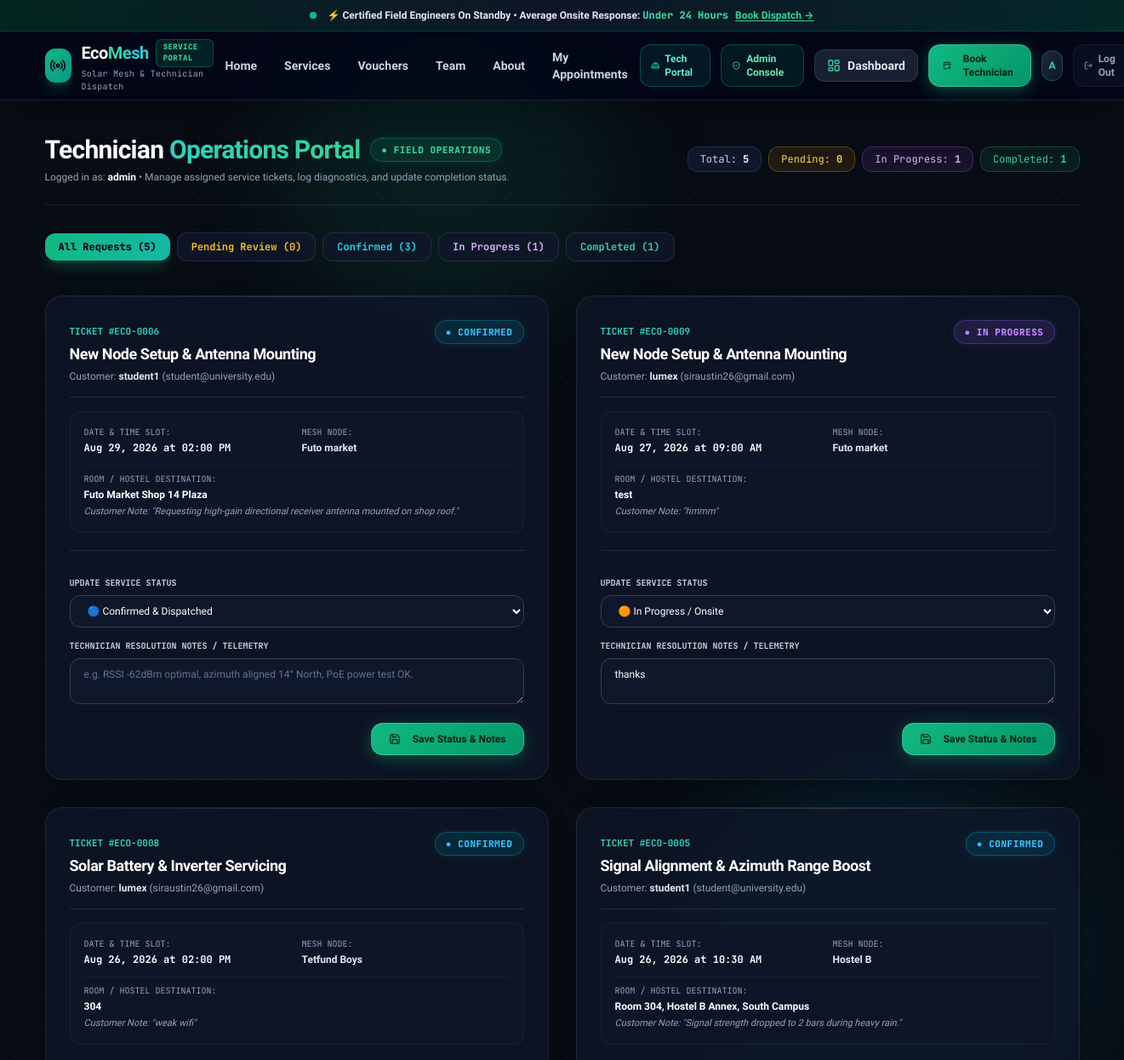
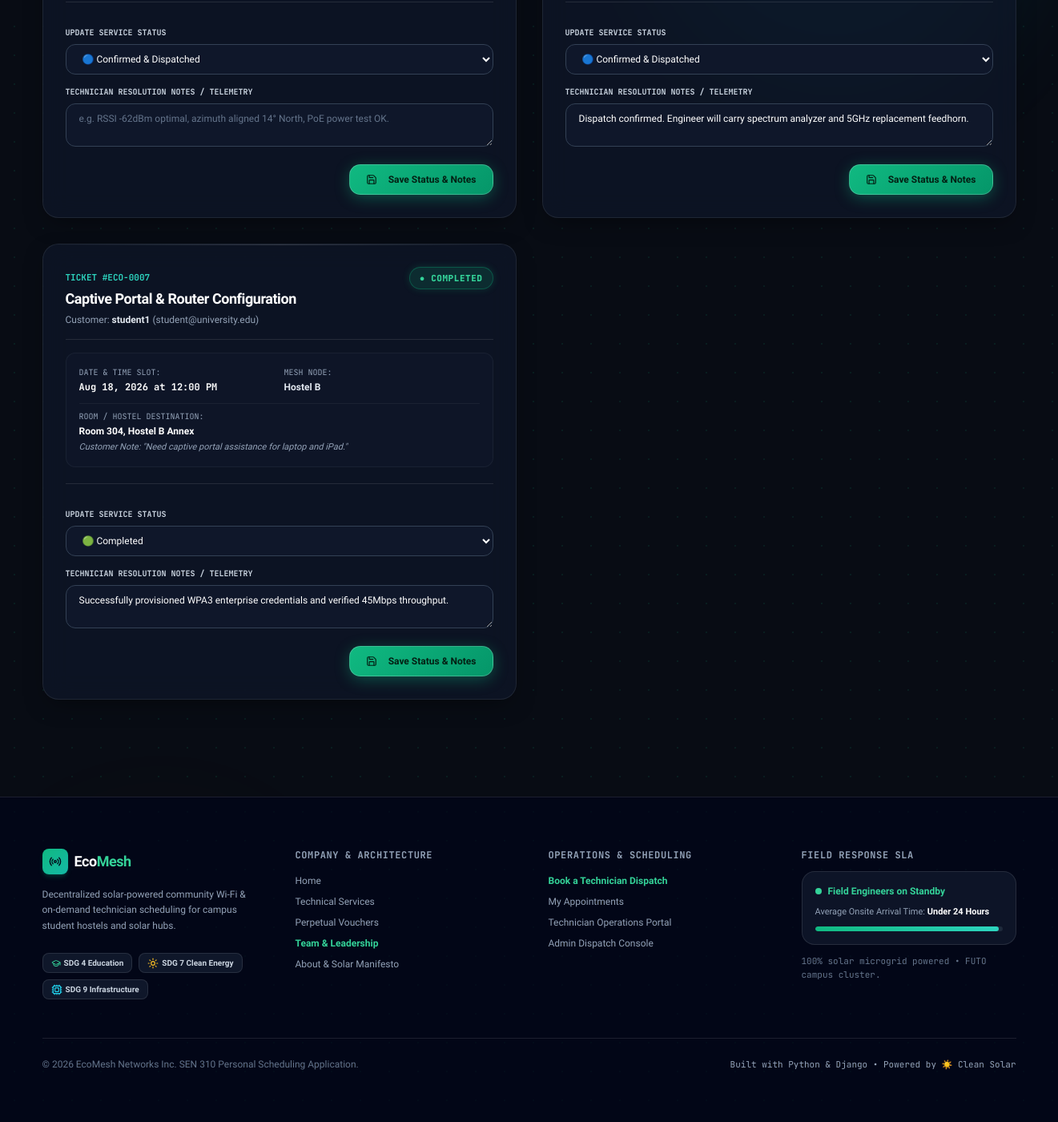
Page /technician/portal/ (signed in) on the earlier database version (2 pictures, top to bottom).
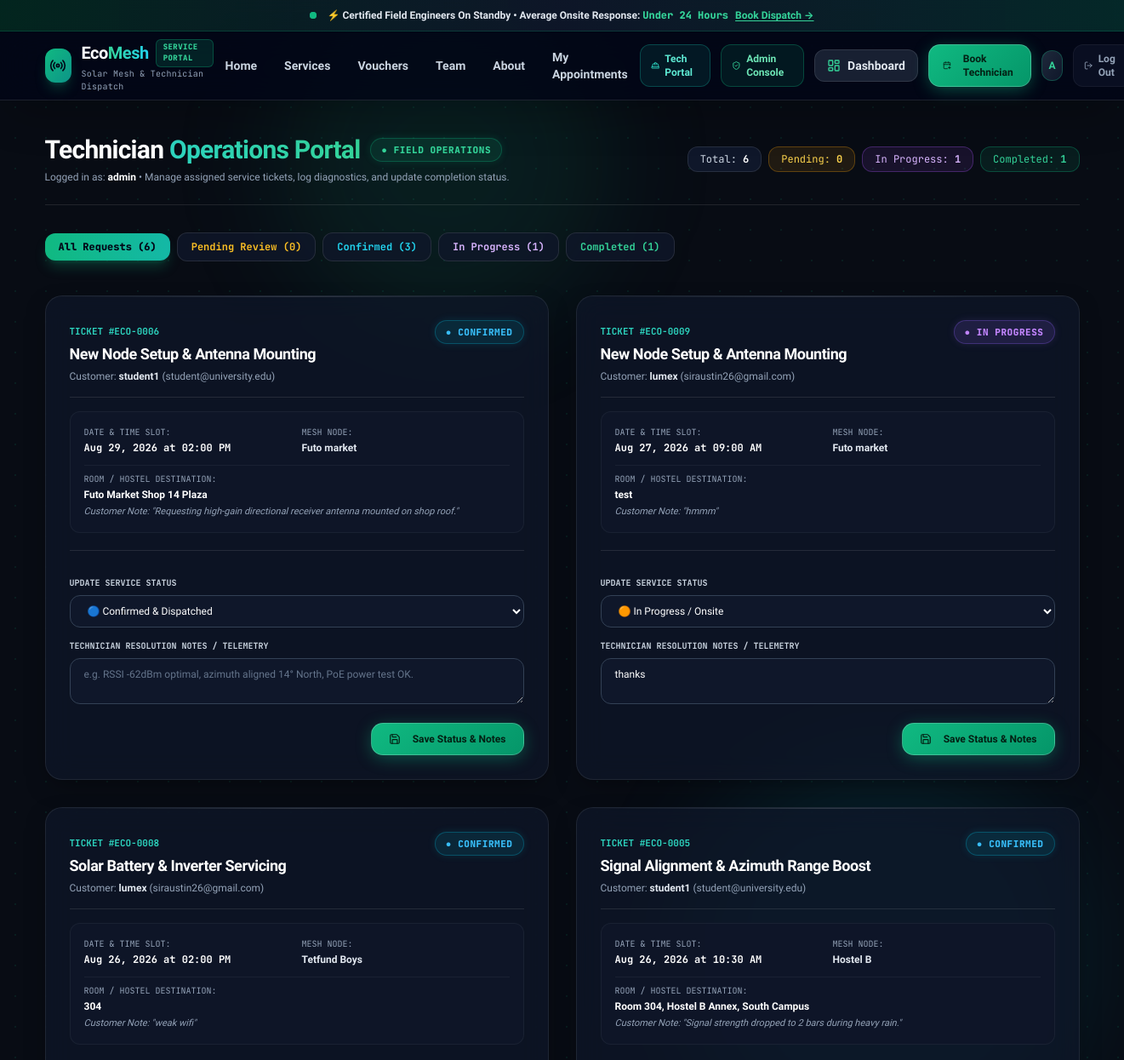
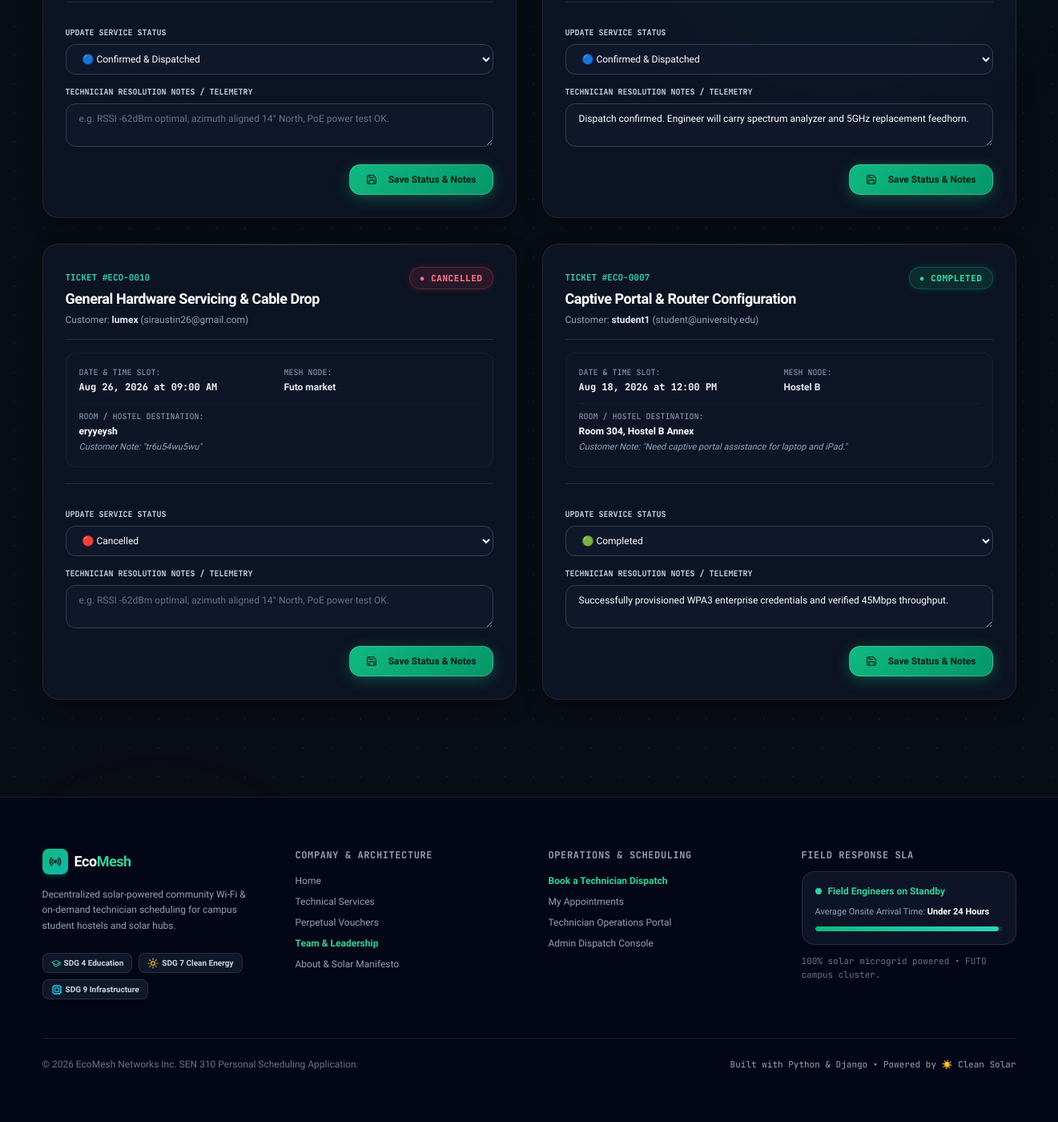
Same page on the later database version (2 pictures, top to bottom).
### core/models.py (models this page shows, shortened)
class ServiceSchedule(models.Model):
    SERVICE_TYPES = [
        ('INSTALL', 'New Node Setup / Antenna Mounting'),
        ('REALIGN', 'Signal Alignment / Range Boost'),
        ('SOLAR_REPAIR', 'Solar / Battery Diagnostics'),
        ('EMERGENCY', 'Emergency Offline Repair'),
        ('ROUTER_CONFIG', 'Captive Portal / Router Configuration'),
        ('REPAIR', 'General Hardware Servicing'),
    ]
    STATUS_CHOICES = [
        ('PENDING', 'Pending Review'),
        ('CONFIRMED', 'Confirmed & Dispatched'),
        ('IN_PROGRESS', 'In Progress / Onsite'),
        ('COMPLETED', 'Completed'),
        ('CANCELLED', 'Cancelled'),
    ]
    user = models.ForeignKey(User, on_delete=models.CASCADE, related_name="schedules")
    node = models.ForeignKey(MeshNode, null=True, blank=True, on_delete=models.SET_NULL, related_name="service_schedules", help_text="Associated or nearest mesh node")
    service_type = models.CharField(max_length=30, choices=SERVICE_TYPES, default='INSTALL')
    service_type_ref = models.ForeignKey(ServiceType, null=True, blank=True, on_delete=models.SET_NULL, related_name="schedules", help_text="Optional linked dynamic service category")
    technician = models.ForeignKey(User, null=True, blank=True, on_delete=models.SET_NULL, related_name="assigned_schedules", help_text="Assigned certified field technician")
    address = models.CharField(max_length=255, help_text="Hostel, room number, or street address")
    scheduled_date = models.DateField()
    scheduled_time = models.TimeField()
    status = models.CharField(max_length=20, choices=STATUS_CHOICES, default='PENDING')
    notes = models.TextField(blank=True, help_text="Specific instructions or issue description from the student/customer")
    technician_notes = models.TextField(blank=True, help_text="Findings, diagnostics, or resolution remarks left by the technician")
    created_at = models.DateTimeField(auto_now_add=True)
    updated_at = models.DateTimeField(auto_now=True)
    class Meta:
        ordering = ['-scheduled_date', '-scheduled_time']
        verbose_name = "Service Schedule"
        verbose_name_plural = "Service Schedules"
    @property
    def ticket_number(self):
        return f"ECO-{self.id:04d}"
    def get_service_name(self):
        if self.service_type_ref:
            return self.service_type_ref.name
        return self.get_service_type_display()

class ServiceType(models.Model):
    name = models.CharField(max_length=120, help_text="Service title (e.g. New Node Setup & Antenna Mounting)")
    code = models.CharField(max_length=30, unique=True, help_text="Unique slug code (e.g. INSTALL, REALIGN)")
    description = models.TextField(help_text="Detailed description of what this service covers")
    estimated_duration_minutes = models.PositiveIntegerField(default=60, help_text="Estimated time in minutes")
    price = models.CharField(max_length=50, default="Free for Campus Students", help_text="Cost or billing terms")
    icon_name = models.CharField(max_length=50, default="wrench", help_text="Lucide icon identifier (wrench, radio, sun, zap, activity, wifi)")
    badge_color = models.CharField(max_length=30, default="emerald", help_text="Tailwind accent color (emerald, teal, cyan, amber, purple)")
    is_active = models.BooleanField(default=True)
    class Meta:
        ordering = ['name']
        verbose_name = "Service Type"
        verbose_name_plural = "Service Types"

class MeshNode(models.Model):
    STATUS_CHOICES = [
        ('ACTIVE', 'Operational'),
        ('MAINTENANCE', 'Scheduled Maintenance'),
        ('OFFLINE', 'Downtime'),
    ]
    SIGNAL_CHOICES = [
        ('Optimal', 'Optimal (5.8 GHz - 900 Mbps)'),
        ('Good', 'Good (5.8 GHz - 650 Mbps)'),
        ('Fair', 'Fair (2.4 GHz - 300 Mbps)'),
        ('Weak', 'Weak (Mesh Edge - 100 Mbps)'),
    ]
    name = models.CharField(max_length=100, unique=True, help_text="Unique Node Identifier (e.g., Hostel Block C - Alpha)")
    location_area = models.CharField(max_length=150, help_text="Geographical or campus zone (e.g., Campus South Gate)")
    battery_level = models.PositiveIntegerField(default=100, help_text="Solar LiFePO4 battery charge percentage (0-100%)")
    status = models.CharField(max_length=20, choices=STATUS_CHOICES, default='ACTIVE')
    signal_quality = models.CharField(max_length=50, choices=SIGNAL_CHOICES, default='Optimal')
    uptime_percentage = models.FloatField(default=99.8, help_text="Historical 30-day uptime SLA percentage")
    next_maintenance_date = models.DateTimeField(null=True, blank=True, help_text="Next scheduled maintenance or battery servicing window")
    maintenance_note = models.CharField(max_length=255, blank=True, help_text="Brief engineer note regarding upcoming or current maintenance")
    class Meta:
        ordering = ['-status', 'name']
        verbose_name = "Mesh Node"
        verbose_name_plural = "Mesh Nodes"

### core/views.py (the view)
# urls.py: path('technician/portal/', views.technician_portal_view, name='technician_portal'),
@login_required
def technician_portal_view(request):
    is_tech = hasattr(request.user, 'technician_profile') or request.user.is_staff or request.user.is_superuser
    if not is_tech:
        messages.warning(request, "Access restricted. You need technician credentials to view the Technician Portal.")
        return redirect('dashboard')
    if request.user.is_superuser or request.user.is_staff:
        dispatches = ServiceSchedule.objects.all().order_by('-scheduled_date', '-scheduled_time')
    else:
        dispatches = ServiceSchedule.objects.filter(technician=request.user).order_by('-scheduled_date', '-scheduled_time')
    today = timezone.localdate()
    todays_dispatches = dispatches.filter(scheduled_date=today)
    upcoming_dispatches = dispatches.filter(scheduled_date__gt=today)
    status_filter = request.GET.get('status', 'ALL')
    if status_filter != 'ALL':
        filtered_dispatches = dispatches.filter(status=status_filter)
    else:
        filtered_dispatches = dispatches
    context = {
        'dispatches': filtered_dispatches,
        'todays_dispatches': todays_dispatches,
        'upcoming_dispatches': upcoming_dispatches,
        'total_count': dispatches.count(),
        'pending_count': dispatches.filter(status='PENDING').count(),
        'confirmed_count': dispatches.filter(status='CONFIRMED').count(),
        'in_progress_count': dispatches.filter(status='IN_PROGRESS').count(),
        'completed_count': dispatches.filter(status='COMPLETED').count(),
        'current_filter': status_filter,
    }
    return render(request, 'technician_portal.html', context)

### templates/technician_portal.html (shortened to what the changed rows need)
{% extends 'base.html' %}
{% block content %}
<div class="max-w-7xl mx-auto px-4 sm:px-6 lg:px-8 py-10 space-y-8">
  <div class="flex flex-col md:flex-row md:items-center justify-between gap-4 pb-6 border-b border-white/10" data-aos="fade-down">
    <div class="space-y-1.5">
      <div class="flex items-center space-x-3">
        <h1 class="text-2xl sm:text-3xl font-black text-white">
          Technician <span class="text-transparent bg-clip-text bg-gradient-to-r from-teal-400 to-emerald-400">Operations Portal</span>
        </h1>
      </div>
    </div>
    <div class="flex flex-wrap items-center gap-2 text-xs font-mono">
      <span class="px-3.5 py-1.5 rounded-xl bg-slate-900 border border-white/10 text-slate-300">
        Total: <strong class="text-white font-bold">{{ total_count }}</strong>
      </span>
    </div>
  </div>
  <div class="flex flex-wrap items-center gap-2 pb-2 text-xs font-bold font-mono" data-aos="fade-up">
    <a href="?status=ALL" class="px-4 py-2 rounded-xl transition {% if current_filter == 'ALL' %}bg-gradient-to-r from-emerald-500 to-teal-500 text-slate-950 font-black shadow-lg shadow-emerald-500/25{% else %}bg-slate-900/80 text-slate-300 hover:text-white border border-white/10{% endif %}">
      All Requests ({{ total_count }})
    </a>
    <a href="?status=PENDING" class="px-4 py-2 rounded-xl transition {% if current_filter == 'PENDING' %}bg-amber-400 text-slate-950 font-black shadow-lg shadow-amber-500/25{% else %}bg-slate-900/80 text-amber-400 hover:text-amber-300 border border-white/10{% endif %}">
      Pending Review ({{ pending_count }})
    </a>
    <a href="?status=CONFIRMED" class="px-4 py-2 rounded-xl transition {% if current_filter == 'CONFIRMED' %}bg-cyan-400 text-slate-950 font-black shadow-lg shadow-cyan-500/25{% else %}bg-slate-900/80 text-cyan-400 hover:text-cyan-300 border border-white/10{% endif %}">
      Confirmed ({{ confirmed_count }})
    </a>
    <a href="?status=IN_PROGRESS" class="px-4 py-2 rounded-xl transition {% if current_filter == 'IN_PROGRESS' %}bg-purple-500 text-white font-black shadow-lg shadow-purple-500/25{% else %}bg-slate-900/80 text-purple-300 hover:text-purple-200 border border-white/10{% endif %}">
      In Progress ({{ in_progress_count }})
    </a>
    <a href="?status=COMPLETED" class="px-4 py-2 rounded-xl transition {% if current_filter == 'COMPLETED' %}bg-emerald-400 text-slate-950 font-black shadow-lg shadow-emerald-500/25{% else %}bg-slate-900/80 text-emerald-400 hover:text-emerald-300 border border-white/10{% endif %}">
      Completed ({{ completed_count }})
    </a>
  </div>
  {% if dispatches %}
    <div class="grid grid-cols-1 lg:grid-cols-2 gap-8" data-aos="fade-up">
      {% for dispatch in dispatches %}
        <div class="cyber-card p-7 space-y-5 flex flex-col justify-between">
          <div class="space-y-4">
            <div class="flex items-start justify-between pb-4 border-b border-white/10">
              <div>
                <span class="text-[11px] font-bold font-mono text-teal-400">TICKET #{{ dispatch.ticket_number }}</span>
                <h3 class="text-lg font-bold text-white mt-0.5">{{ dispatch.get_service_name }}</h3>
                <p class="text-xs text-slate-400 mt-1">
                  Customer: <strong class="text-slate-200">{{ dispatch.user.username }}</strong> ({{ dispatch.user.email|default:"Student" }})
                </p>
              </div>
              {% if dispatch.status == 'PENDING' %}
                <span class="badge-status badge-pending">
                  ● PENDING
                </span>
              {% elif dispatch.status == 'CONFIRMED' %}
                <span class="badge-status badge-confirmed">
                  ● CONFIRMED
                </span>
              {% elif dispatch.status == 'IN_PROGRESS' %}
                <span class="badge-status badge-progress">
                  ● IN PROGRESS
                </span>
              {% elif dispatch.status == 'COMPLETED' %}
                <span class="badge-status badge-completed">
                  ● COMPLETED
                </span>
              {% else %}
                <span class="badge-status badge-cancelled">
                  ● CANCELLED
                </span>
              {% endif %}
            </div>
            <div class="grid grid-cols-2 gap-3 text-xs bg-slate-900/90 p-4 rounded-xl border border-white/5">
              <div>
                <span class="text-slate-400 block text-[10px] uppercase font-mono">Date & Time Slot:</span>
                <span class="font-bold text-white font-mono mt-0.5 block">{{ dispatch.scheduled_date|date:"M d, Y" }} at {{ dispatch.scheduled_time|time:"h:i A" }}</span>
              </div>
              <div>
                <span class="text-slate-400 block text-[10px] uppercase font-mono">Mesh Node:</span>
                <span class="text-slate-200 font-semibold mt-0.5 block">{{ dispatch.node.name|default:"General Area" }}</span>
              </div>
              <div class="col-span-2 pt-2 border-t border-white/5">
                <span class="text-slate-400 block text-[10px] uppercase font-mono">Room / Hostel Destination:</span>
                <span class="font-bold text-white mt-0.5 block">{{ dispatch.address }}</span>
                {% if dispatch.notes %}
                  <p class="text-[11px] text-slate-400 mt-1 italic">Customer Note: "{{ dispatch.notes }}"</p>
                {% endif %}
              </div>
            </div>
          </div>
          <form method="POST" action="{% url 'technician_update_status' dispatch.id %}" class="space-y-3.5 pt-4 border-t border-white/10">
            <div class="space-y-1.5 text-xs">
              <label class="block font-bold text-slate-300 font-mono uppercase text-[10px]">Update Service Status</label>
              <select name="status" class="w-full px-4 py-2.5 bg-slate-900 border border-slate-700 rounded-xl text-white text-xs focus:ring-2 focus:ring-teal-500 focus:border-teal-500">
                <option value="CONFIRMED" {% if dispatch.status == 'CONFIRMED' %}selected{% endif %}>🔵 Confirmed & Dispatched</option>
                <option value="IN_PROGRESS" {% if dispatch.status == 'IN_PROGRESS' %}selected{% endif %}>🟠 In Progress / Onsite</option>
                <option value="COMPLETED" {% if dispatch.status == 'COMPLETED' %}selected{% endif %}>🟢 Completed</option>
                <option value="CANCELLED" {% if dispatch.status == 'CANCELLED' %}selected{% endif %}>🔴 Cancelled</option>
              </select>
            </div>
            <div class="space-y-1.5 text-xs">
              <label class="block font-bold text-slate-300 font-mono uppercase text-[10px]">Technician Resolution Notes / Telemetry</label>
              <textarea name="technician_notes" rows="2" placeholder="e.g. RSSI -62dBm optimal, azimuth aligned 14° North, PoE power test OK." class="w-full px-4 py-2.5 bg-slate-900 border border-slate-700 rounded-xl text-white placeholder-slate-500 text-xs focus:ring-2 focus:ring-teal-500 focus:border-teal-500">{{ dispatch.technician_notes }}</textarea>
            </div>
            <div class="flex justify-end pt-1">
              <button type="submit" class="btn-primary-glow text-xs font-bold px-5 py-2.5 flex items-center space-x-1.5">
                <i data-lucide="save" class="w-3.5 h-3.5"></i>
                <span>Save Status & Notes</span>
              </button>
            </div>
          </form>
        </div>
      {% endfor %}
    </div>
  {% endif %}
</div>
{% endblock %}

Differences in the rows shown:
added ServiceSchedule: ticket_number "ECO-0010", get_service_name "General Hardware Servicing & Cable Drop", user.username "lumex", user.email "siraustin26@gmail.com", shows "● CANCELLED", scheduled_date "Aug 26, 2026", scheduled_time "09:00 AM", node.name "Futo market", address "eryyeysh", notes "tr6u54wu5wu", status "🔴 Cancelled"
Other differences:
{{ total_count }}: "5" → "6"
